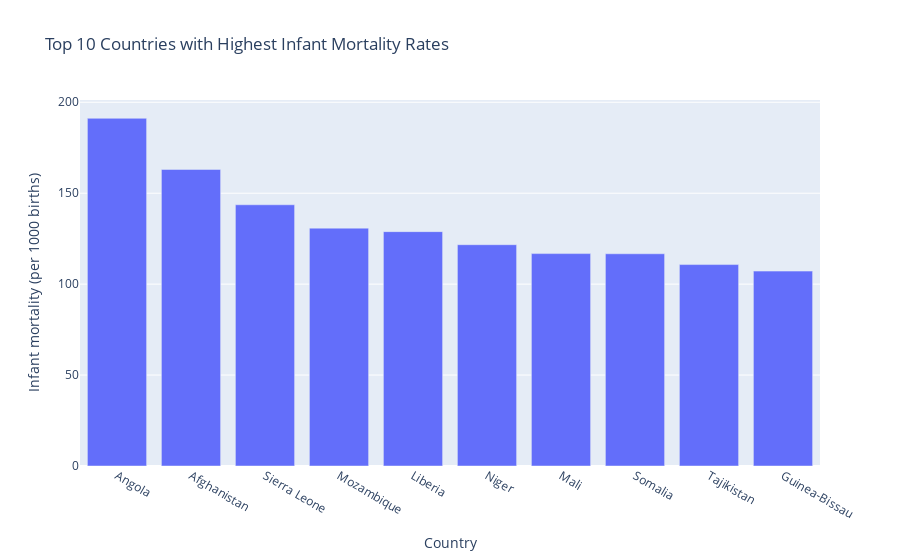

Notebook code cell kept with this figure:
### Markdown cell above
# Top 10 Countries with Highest Infant Mortality Rates

### Code cell
data_infant_morality.sort_values(by=['Infant mortality (per 1000 births)'],inplace=True,ascending=False)
inf_mor_bar=px.bar(data_infant_morality[:10],x='Country',y='Infant mortality (per 1000 births)',title="Top 10 Countries with Highest Infant Mortality Rates")
inf_mor_bar.show()

### Figure 1 — Plotly figure (JSON) as saved in the notebook; plotly's stock layout.template omitted (floating-point values rounded to 4 significant figures)
{"data": [{"alignmentgroup": "True", "hovertemplate": "Country=%{x}<br>Infant mortality (per 1000 births)=%{y}<extra></extra>", "legendgroup": "", "marker": {"color": "#636efa"}, "name": "", "offsetgroup": "", "orientation": "v", "showlegend": false, "textposition": "auto", "type": "bar", "x": ["Angola ", "Afghanistan ", "Sierra Leone ", "Mozambique ", "Liberia ", "Niger ", "Mali ", "Somalia ", "Tajikistan ", "Guinea-Bissau "], "xaxis": "x", "y": [191.2, 163.1, 143.6, 130.8, 128.9, 121.7, 116.8, 116.7, 110.8, 107.2], "yaxis": "y"}], "layout": {"barmode": "relative", "legend": {"tracegroupgap": 0}, "title": {"text": "Top 10 Countries with Highest Infant Mortality Rates"}, "xaxis": {"anchor": "y", "domain": [0, 1], "title": {"text": "Country"}, "type": "category", "range": [-0.5, 9.5], "autorange": true}, "yaxis": {"anchor": "x", "domain": [0, 1], "title": {"text": "Infant mortality (per 1000 births)"}, "type": "linear", "range": [0, 201.3], "autorange": true}, "autosize": true}}
